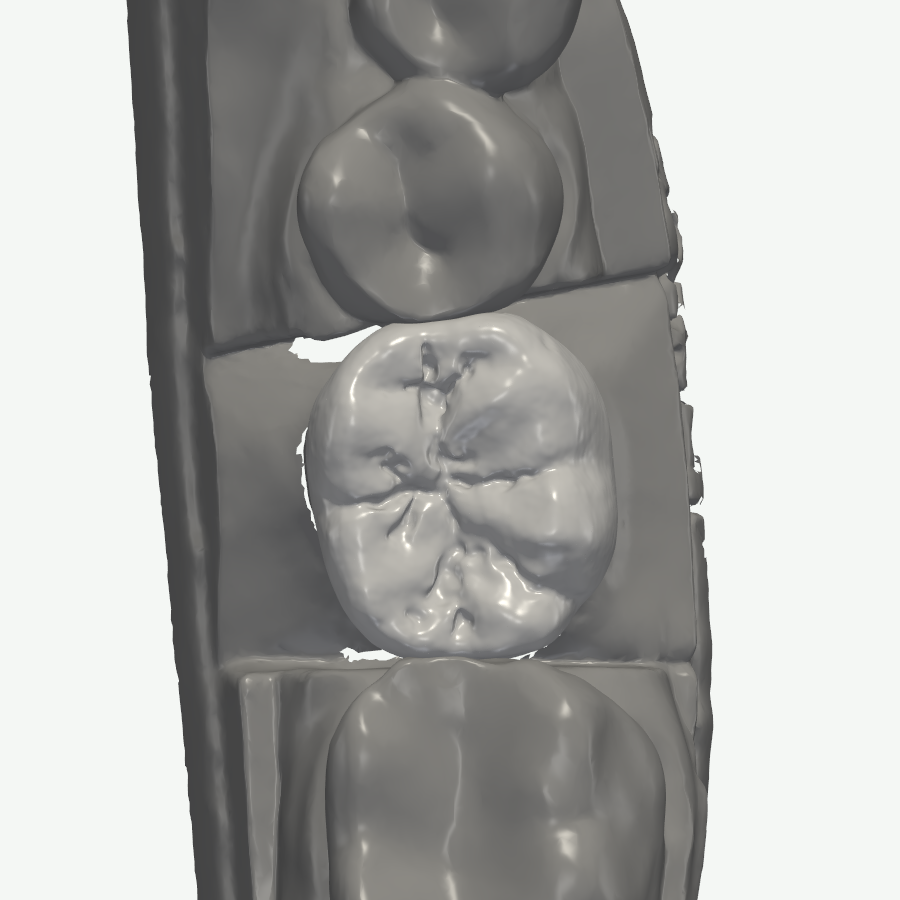
#> input picture figures/false_cases/00173708-0f7b-5ffb-be79-7e070d5f8ace/our_jaw.png, 900 x 900 px
$ python step3_merge_imgs.py
#> lines starting #> are read from the running program, lines starting #| are printed output that depends on the picture
#!/usr/bin/env python3
"""Merge ordered case folders into one image with two rows per case.

exp. python step3_merge_imgs.py --folders "01bd10c4-0849-5ad8-a874-3be804541e00" "000b8258-0e4a-5d78-8187-e1c5621492be"
"""
from __future__ import annotations

import argparse
import math
from pathlib import Path

from PIL import Image, ImageDraw, ImageFont, ImageOps
from matplotlib import colormaps


SCRIPT_DIR = Path(__file__).resolve().parent
ROW_FILES = (("our_jaw.png", "our_only.png", "gt_jaw.png", "gt_only.png"),)
COLUMN_LABELS = ("Ours + Jaw", "Ours", "GT + Jaw", "GT")


def load_font(size: int, bold: bool = False) -> ImageFont.FreeTypeFont | ImageFont.ImageFont:
    paths = (("/System/Library/Fonts/Supplemental/Arial Bold.ttf", "DejaVuSans-Bold.ttf")
             if bold else ("/System/Library/Fonts/Supplemental/Arial.ttf", "DejaVuSans.ttf"))
    for path in paths:
        try:
            return ImageFont.truetype(path, size)
        except OSError:
            continue
    return ImageFont.load_default(size=size)


def main() -> None:
    parser = argparse.ArgumentParser(description=__doc__)
    parser.add_argument("folder", nargs="?", type=Path, default=SCRIPT_DIR,
                        help="parent folder containing cases (default: script directory)")

    # 指定文件夹和显示顺序，每个文件夹占两行。
    parser.add_argument("--folders", nargs="+", help="case folder names in display order")
    parser.add_argument("-o", "--output", type=Path, default=Path("merged_heatmaps.png"),
                        help="output filename; relative paths use the script directory")
    parser.add_argument("--gap", type=int, default=80,
                        help="column gap and outer margin in pixels (default: 80)")
    # 保留参数兼容旧命令；当前每个文件夹占一行。
    parser.add_argument("--line_space", "--line-space", type=int, default=80,
                        help="gap between the two rows in each block (default: 80)")
    # 文件夹行之间的竖直间距，单位像素。
    parser.add_argument("--block_space", "--block-space", type=int, default=140,
                        help="vertical gap between case blocks (default: 80)")
     # 上方文字字体大小
    parser.add_argument("--font-size", type=int, default=90,
                        help="column title font size (default: 68)")
    # 左侧文字字体大小
    parser.add_argument("--block-font-size", "--block_font_size", type=int, default=90,
                        help="left-side block label font size (default: 68)")
    # 左侧文字是否加粗
    parser.add_argument("--block-bold", "--block_bold", action="store_true",
                        help="use bold font for the left-side block labels")
    parser.add_argument("--background", default="white")
    parser.add_argument("--colorbar", action="store_true",
                        help="add the legacy colorbar (disabled by default)")
    parser.add_argument("--clim", nargs="+", type=float, default=[0.0, 0.2],
                        help="colorbar limits: MAX (min=0) or MIN MAX (default: 0 0.2)")
    # 色带图字体大小
    parser.add_argument("--colorbar-font-size", type=int, default=100,
                        help="colorbar tick font size (default: 80)")
    # 色带图宽度
    parser.add_argument("--colorbar-length", "--colorbar-width", "--colorbar_width", dest="colorbar_width", type=int, default=1800,
                        help="vertical colorbar length in pixels (default: automatic)")
    # 色带图带宽
    parser.add_argument("--colorbar-thickness", type=int, default=50,
                        help="vertical colorbar thickness in pixels (default: 30)")
    parser.add_argument("--colorbar-gap", type=int, default=100,
                        help="horizontal gap between images and colorbar (default: 80)")
    # 色带图位置
    parser.add_argument("--colorbar-position", "--colorbar_position", nargs=2, type=int,
                        default=(3600, 1300), metavar=("X", "Y"),
                        help="colorbar top-left pixel coordinates; origin is image top-left (default: 3500 1500)")
    args = parser.parse_args()
    if len(args.clim) not in (1, 2):
        parser.error("--clim expects MAX or MIN MAX")
    vmin, vmax = (0.0, args.clim[0]) if len(args.clim) == 1 else args.clim
    if not all(math.isfinite(value) for value in (vmin, vmax)) or vmin >= vmax:
        parser.error("--clim must contain finite limits with MIN < MAX")
    if min(args.gap, args.line_space, args.block_space, args.colorbar_gap) < 0:
        parser.error("gap, line_space, block_space and colorbar-gap must be nonnegative")
    if min(args.font_size, args.block_font_size, args.colorbar_font_size) <= 0:
        parser.error("all font sizes must be positive")
    if args.colorbar_width is not None and args.colorbar_width < 2:
        parser.error("colorbar-length must be at least 2 pixels")
    if args.colorbar_thickness <= 0:
        parser.error("colorbar-thickness must be positive")
    if args.colorbar_position is not None and min(args.colorbar_position) < 0:
        parser.error("colorbar-position coordinates must be nonnegative")

    root = args.folder.expanduser().resolve()
    if not root.is_dir():
        parser.error(f"folder does not exist: {root}")
    if args.folders:
        sample_dirs = [root / name.strip() for name in args.folders]
    else:
        sample_dirs = sorted(path for path in root.iterdir()
                             if path.is_dir() and not path.name.startswith(".")
                             and path.name != "__pycache__")
    blocks = []
    for sample_dir in sample_dirs:
        if not sample_dir.is_dir():
            parser.error(f"case folder does not exist: {sample_dir}")
        rows = [[sample_dir / name for name in names] for names in ROW_FILES]
        missing = [str(path) for row in rows for path in row if not path.is_file()]
        if missing:
            if args.folders:
                parser.error("missing images: " + ", ".join(missing))
            print(f"skip {sample_dir.name}: missing images")
            continue
        images = []
        for row in rows:
            image_row = []
            for path in row:
                with Image.open(path) as image:
#> image is the input picture: PIL image 900x900 RGB; mean R, G, B 169.5, 170.2, 167.6
                    image_row.append(image.convert("RGB"))
            images.append(image_row)
        blocks.append(images)
    if not blocks:
        parser.error(f"no complete case blocks found in {root}")

    tile_width = max(image.width for block in blocks for row in block for image in row)
    tile_height = max(image.height for block in blocks for row in block for image in row)
    font = load_font(args.font_size)
    block_font = load_font(args.block_font_size, bold=args.block_bold)
    left_width = 0
    header_height = args.font_size + 40
    colorbar_font = load_font(args.colorbar_font_size)
    block_height = tile_height
    image_height = len(blocks) * block_height + (len(blocks) - 1) * args.block_space
    tick_labels = [f"{vmin + (vmax - vmin) * tick / 4:.4g}" for tick in range(5)]
    max_tick_width = math.ceil(max(colorbar_font.getlength(label) for label in [*tick_labels, "(mm)"]))
    bar_length = args.colorbar_width if args.colorbar_width is not None else max(2, round(image_height * 0.7))
    if args.colorbar and bar_length > image_height:
        parser.error(f"colorbar-length must not exceed the image region height ({image_height} pixels)")
    image_right = left_width + 4 * tile_width + 4 * args.gap
    bar_x = image_right + args.colorbar_gap
    # Anchor the vertical colorbar to the bottom-right of the image region.
    bar_y = args.gap + header_height + image_height - bar_length
    if args.colorbar_position is not None:
        bar_x, bar_y = args.colorbar_position
    canvas_width = (max(image_right + args.gap,
                        bar_x + args.colorbar_thickness + 16 + max_tick_width + max(args.gap, 20))
                    if args.colorbar else image_right + args.gap)
    canvas_height = (max(2 * args.gap + header_height + image_height,
                         bar_y + bar_length + args.colorbar_font_size + 20)
                     if args.colorbar else 2 * args.gap + header_height + image_height)
    canvas = Image.new("RGB", (canvas_width, canvas_height), args.background)
#> canvas: PIL image 4000x1190 RGB; every value is 255
    draw = ImageDraw.Draw(canvas)
    for column, label in enumerate(COLUMN_LABELS):
        center_x = left_width + args.gap + column * (tile_width + args.gap) + tile_width // 2
        draw.text((center_x, args.gap + header_height // 2), label,
                  font=font, fill="black", anchor="mm")
    for block_index, block in enumerate(blocks):
        block_y = args.gap + header_height + block_index * (block_height + args.block_space)
        row = block[0]
        for column, image in enumerate(row):
            x = left_width + args.gap + column * (tile_width + args.gap)
            tile = ImageOps.contain(image, (tile_width, tile_height))
            canvas.paste(tile, (x + (tile_width - tile.width) // 2,
                                block_y + (tile_height - tile.height) // 2))
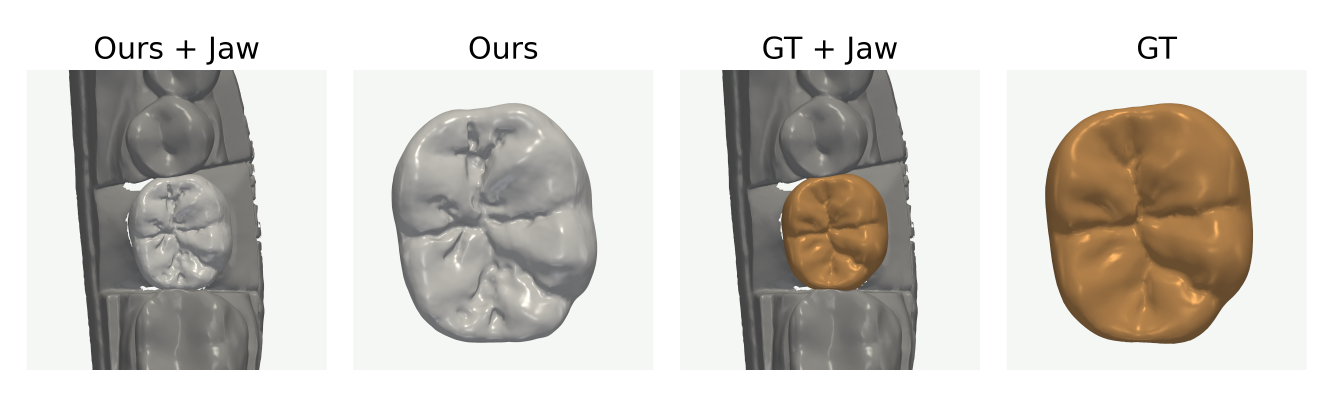
#> canvas: PIL image 4000x1190 RGB (shown at 1/3 size); mean R, G, B 206.8, 203.6, 197.6
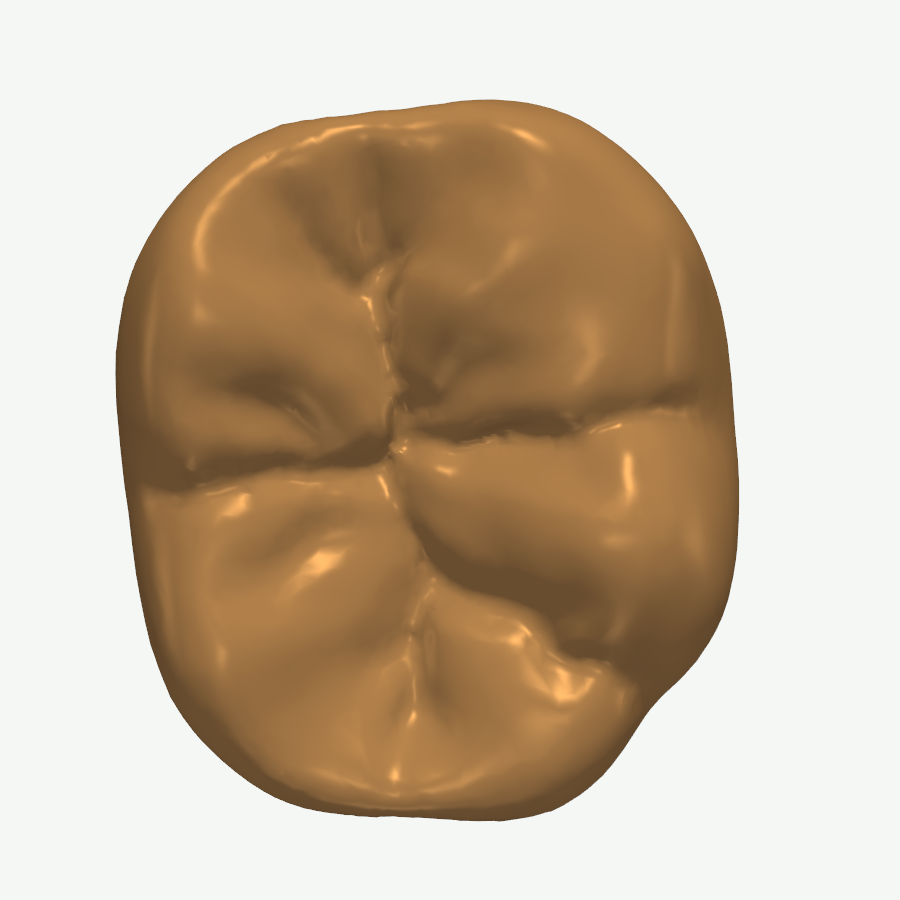
#> image: PIL image 900x900 RGB; mean R, G, B 200, 182.9, 160.8
    if args.colorbar:
        unit_y = bar_y - args.colorbar_font_size - 20
        if unit_y < args.colorbar_font_size:
            unit_y = bar_y + bar_length + args.colorbar_font_size + 10
        draw.text((bar_x, unit_y), "(mm)", font=colorbar_font, fill="black", anchor="lb")
        cmap = colormaps["jet_r"]
        for index in range(bar_length):
            color = tuple(round(channel * 255) for channel in cmap(1 - index / (bar_length - 1))[:3])
            draw.line((bar_x, bar_y + index, bar_x + args.colorbar_thickness - 1, bar_y + index), fill=color)
        draw.rectangle((bar_x, bar_y, bar_x + args.colorbar_thickness - 1, bar_y + bar_length - 1), outline="black")
        for tick, label in enumerate(tick_labels):
            tick_y = bar_y + round((bar_length - 1) * (1 - tick / 4))
            draw.line((bar_x + args.colorbar_thickness, tick_y, bar_x + args.colorbar_thickness + 6, tick_y), fill="black")
            draw.text((bar_x + args.colorbar_thickness + 12, tick_y), label,
                      font=colorbar_font, fill="black", anchor="lm")
    output = args.output.expanduser()
    if not output.is_absolute():
        output = SCRIPT_DIR / output
    output.parent.mkdir(parents=True, exist_ok=True)
    canvas.save(output)
    print(f"saved {output.resolve()} ({len(blocks)} blocks)")


if __name__ == "__main__":
    main()
